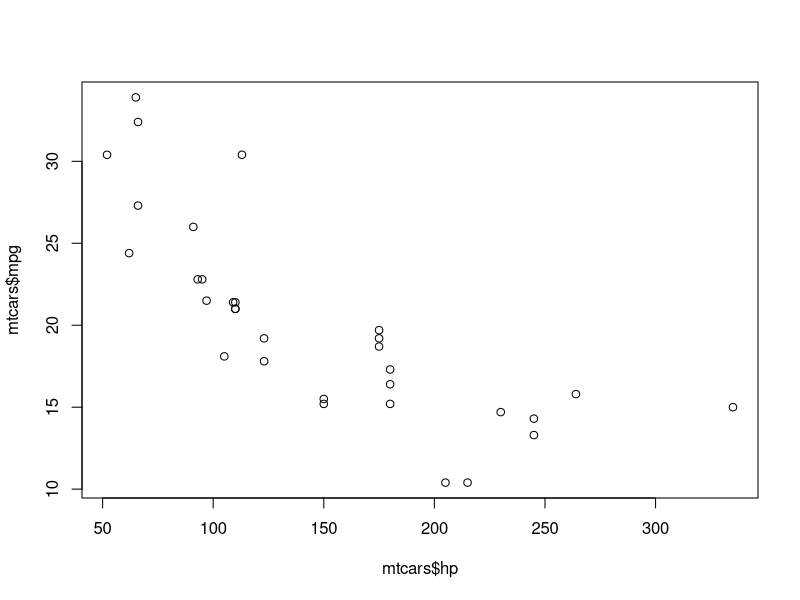
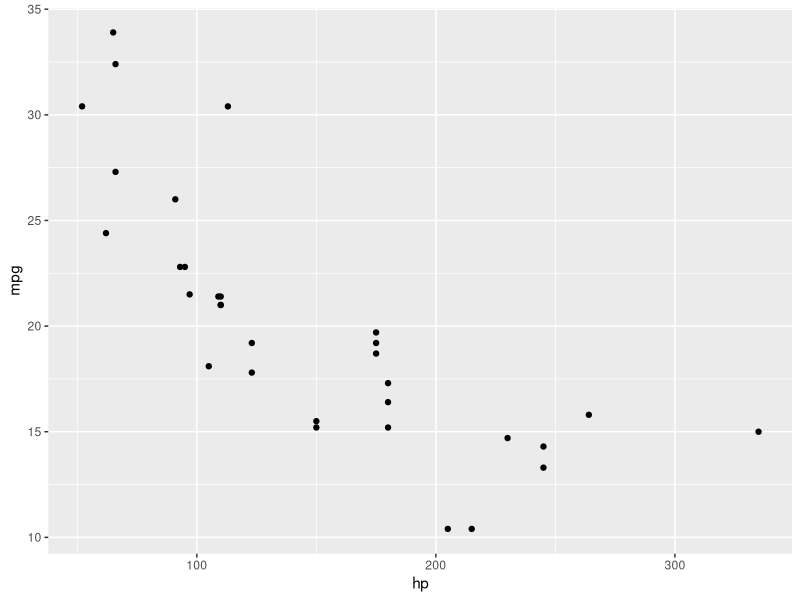
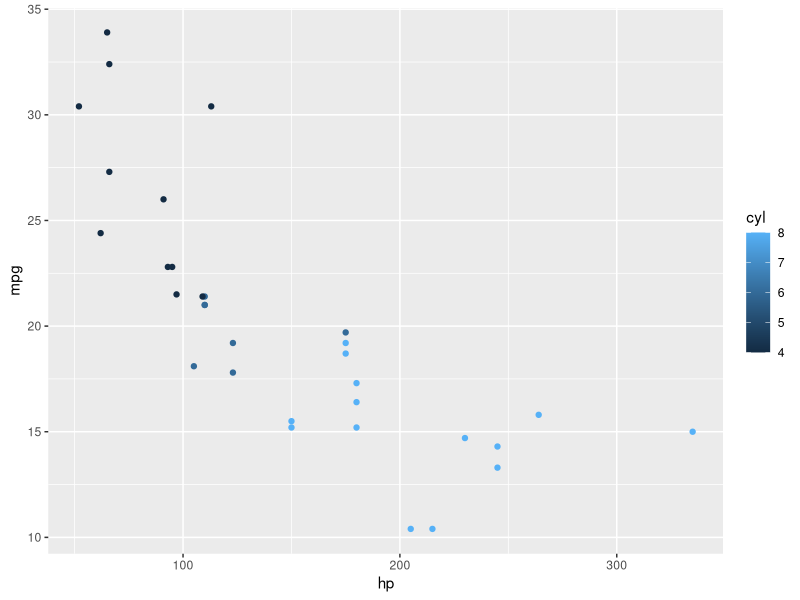
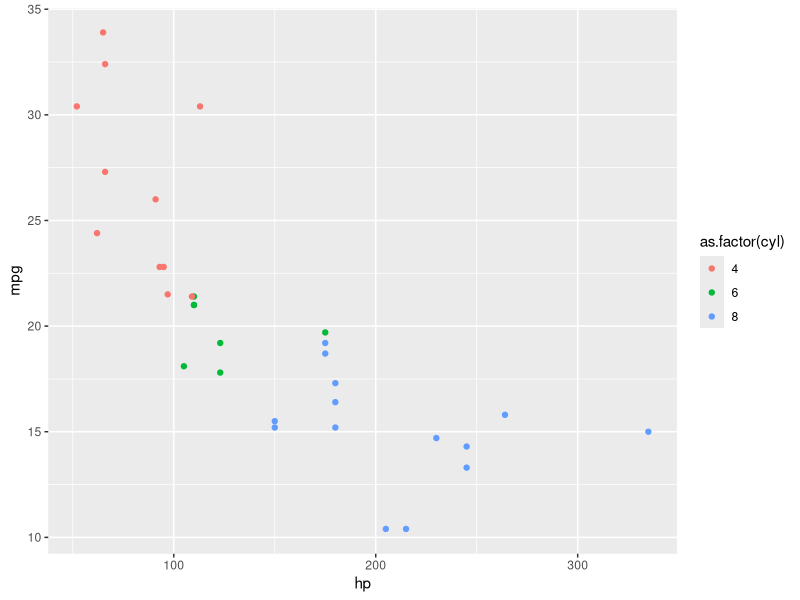
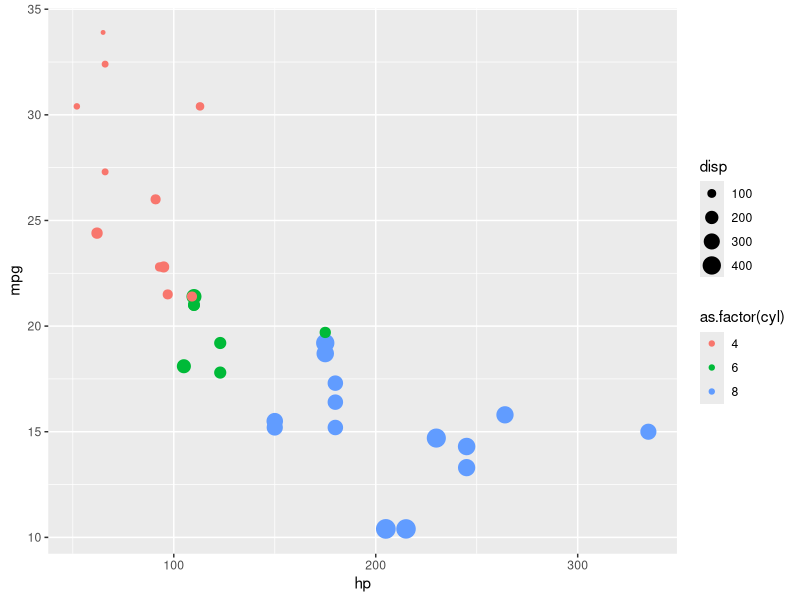
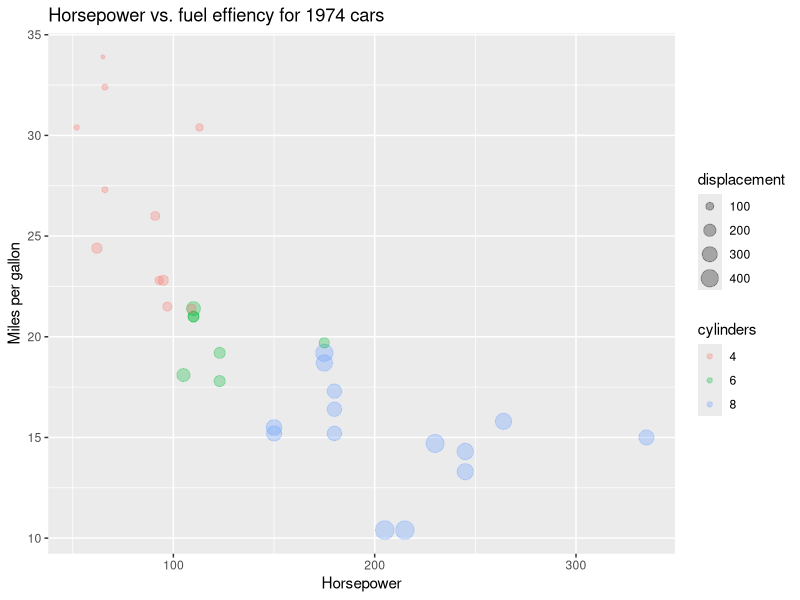
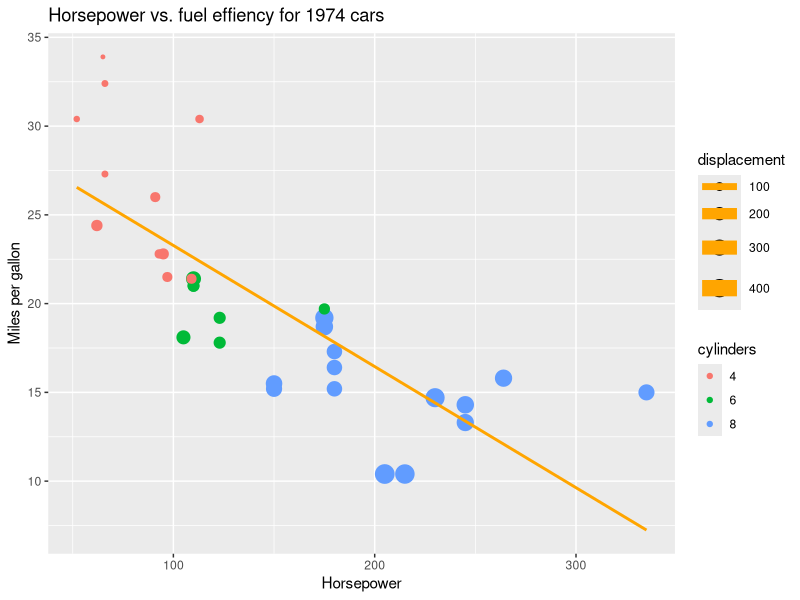
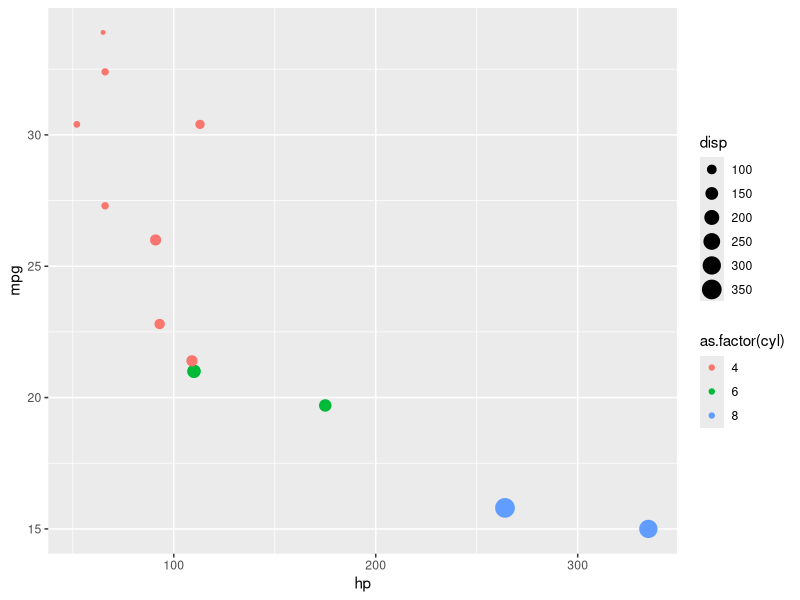

These charts were generated, in order, by the following R code:
## ---- chunk 1
knitr::opts_chunk$set(echo = TRUE, results = "markup")
library(tidyverse)
## ---- chunk 2
# This is 3 plus 3.
3 + 3  # A comment can be on the same line as code that is executed.
## ---- chunk 3
2 + 5
2 - 1
3 * 4
7 / 6
3 ^ 3
## ---- chunk 4
4 == 3  # Note that to compare if two things are equal, a double equal sign is used.
4 > 3   # greater than
4 >= 3  # greater than or equal to
4 < 3   # less than
4 <= 3  # less than or equal to
4 != 3  # not equal to
## ---- chunk 5
4 > 3 & 4 < 3  # Is 4 greater than 3 AND 4 less than 3?
4 > 3 | 4 < 3  # Is 4 greater than 3 OR 4 less than 3?
## ---- chunk 6
18 + 73
## ---- chunk 7
sum1 <- 18 + 73
## ---- chunk 8
sum1 + 45
sum1 * sum1
## ---- chunk 9
val1 <- 8
val2 <- "yellow"
val3 <- TRUE
## ---- chunk 10
val1
## ---- chunk 11
class(val1)
class(val2)
class(val3)
## ---- chunk 12
val4 <- 9 + 13
val4
## ---- chunk 13
val4
val4 <- val4 + 5
val4
## ---- chunk 14
# val1 + 5  this will work because val1 is an integer
# val2 + 5  this will cause an error because val2 is a character object
## ---- chunk 15
val1
as.character(val1)
## ---- chunk 16
# A sequence of numbers can be generated by using :
vec1 <- 1:40
vec1
# Other vectors can be made using the c() command to combine multiple values.
vec2 <- c(1.3, 2.9, 6.6, 3.0)
vec2
## ---- chunk 17
vec3 <- c(a = "apple", b = "orange", c = "mango", d = "banana", e = "guayaba")
vec3
## ---- chunk 18
vec4 <- c(1, "blue", 9)
vec4
## ---- chunk 19
vec5 <- vector("numeric", length = 10)
vec5
## ---- chunk 20
vec1 / 4
## ---- chunk 21
mean(vec1)
sum(vec1)
## ---- chunk 22
vec2
vec2 > 3
vec2 >= 3
## ---- chunk 23
vec3[2]
vec3[2:5]
## ---- chunk 24
vec2 < 4
vec2[vec2 < 4]
## ---- chunk 25
list1 <- list("a", 1, 6.3)
list1
## ---- chunk 26
list2 <- list(18, list1, c("G", "A", "T", "C"))
list2
## ---- chunk 27
list2[1]         # extract the first element of list2 as a list
class(list2[1])
list2[[1]]       # extract the first element of list2 as a value
class(list2[[1]])
list2[3]         # extract the third element of list2 as a list
list2[[3]]       # extract the third element of list2 as a vector
list2[[3]][1:2]  # extract a subset of the third element
## ---- chunk 28
df1 <- data.frame(x = 1:3, y = c("a", "b", "c"), z = c(TRUE, TRUE, FALSE))
df1
## ---- chunk 29
dim(df1)  # to see the dimensions of a dataframe (rows, columns)
str(df1)  # to see details about the columns of a dataframe
summary(df1)  # to get some summary statistics for the columns
## ---- chunk 30
df1$x     # extract the column named "x" from df1 as a vector
df1[1, ]  # extract the first row from df1 as a dataframe
df1[, 3]  # extract the third column from df1
df1[2, 3] # extract the value in the second row, third column
df1[df1$x == 2, ]  # extract the row where x = 2
df1[df1$z == TRUE, ]  # extract the rows where z = TRUE
## ---- chunk 31
colnames(df1)
colnames(df1) <- c("a", "b", "c")
df1
df1$x    # no longer works due to renaming!
## ---- chunk 32
df1
df1[2, 3] <- NA
df1
## ---- chunk 33
sample1 <- c(8, 12, 5, 13, 7)
mean(sample1)
# If the vector contains NA values, mean() returns NA.
sample2 <- c(8, 12, 5, 13, 7, NA)
mean(sample2)
# We can define the na.rm argument (remove NA) to ignore NA values.
mean(sample2, na.rm = TRUE)
## ---- chunk 34
hyp <- function(side1, side2) {
      sqrt((side1 ^ 2) + (side2 ^ 2))
}
hyp(3, 4)
hyp(5, 12)

## ---- chunk 35
library(tidyverse)
## ---- chunk 36
head(mtcars)       # to see the first six lines
str(mtcars)        # to see the structure, including dimensions
summary(mtcars)    # to see summary statistics of each column
glimpse(mtcars)    # this is the dplyr version of str()
## ---- chunk 37
select(mtcars, 6, 9, 1:3)           # dplyr
select(mtcars, wt, am, mpg:disp)    # dplyr; often better because columns are named
## ---- chunk 38
filter(mtcars, cyl == 4)                     # dplyr
filter(mtcars, cyl == 4, am == 1, mpg > 25)  # filter based on multiple columns
## ---- chunk 39
filter(mtcars, cyl %in% c(4, 8))
## ---- chunk 40
arrange(mtcars, desc(mpg))          # sort by mpg in descending order
arrange(mtcars, cyl, desc(mpg))     # sort by cyl, then mpg in descending order
## ---- chunk 41
mutate(mtcars, kmpl = mpg * 0.425)
## ---- chunk 42
mtcars_new <- mutate(mtcars, cars = rownames(mtcars))
head(mtcars_new)
## ---- chunk 43
group_by(mtcars, cyl) %>%               # group data by number of cylinders
      summarize(mean_mpg = mean(mpg))   # THEN find the mean mpg for each group
## ---- chunk 44
mtcars %>%
      group_by(cyl) %>%               
      summarize(mean_mpg = mean(mpg), mean_hp = mean(hp))   
## ---- chunk 45
mtcars %>%                                 # start with the original dataset
      mutate(cars = rownames(mtcars)) %>%  # THEN convert the row names to a column
      filter(cyl == 4) %>%                 # THEN filter the models with 4 cylinders
      arrange(desc(mpg)) %>%               # THEN sort by mpg, largest to smallest
      select(cars, mpg)                    # THEN show only the names and mpg
## ---- chunk 46
mtcars %>%                                            # check output in console
      mutate(cars = rownames(mtcars)) %>%
      filter(cyl == 8) %>%                   
      arrange(desc(mpg)) %>%              
      select(cars, mpg)               
mtcars_8_cyl <- mtcars %>%                            # save output to object
      mutate(cars = rownames(mtcars)) %>%
      filter(cyl == 8) %>%                   
      arrange(desc(mpg)) %>%              
      select(cars, mpg)               
## ---- chunk 47
plot(mtcars$mpg ~ mtcars$hp)  # ~ means "as a function of", so y ~ x
## ---- chunk 48
ggplot(mtcars, aes(x = hp, y = mpg)) +
      geom_point()
## ---- chunk 49
ggplot(mtcars, aes(x = hp, y = mpg, color = cyl)) +
      geom_point()
## ---- chunk 50
ggplot(mtcars, aes(x = hp, y = mpg, color = as.factor(cyl))) +
      geom_point()
## ---- chunk 51
ggplot(mtcars, aes(x = hp, y = mpg, color = as.factor(cyl), size = disp)) +
      geom_point()
## ---- chunk 52
ggplot(mtcars, aes(x = hp, y = mpg, color = as.factor(cyl), size = disp)) +
      geom_point(alpha = 0.3) +
      labs(x = "Horsepower", y = "Miles per gallon", 
           title = "Horsepower vs. fuel effiency for 1974 cars", 
           color = "cylinders", size = "displacement")
## ---- chunk 53
mygraph <- ggplot(mtcars, 
                  aes(x = hp, y = mpg, color = as.factor(cyl), size = disp)) +
      geom_point() +
      labs(x = "Horsepower", y = "Miles per gallon", 
           title = "Horsepower vs. fuel effiency for 1974 cars", 
           color = "cylinders", size = "displacement")

# add a regression line
mygraph +
      geom_smooth(method = "lm", color = "orange", se = FALSE)
## ---- chunk 54
# am == 1 denotes "foreign" (non-American) cars
mtcars %>%
      filter(am == 1) %>%
      ggplot(aes(x = hp, y = mpg, color = as.factor(cyl), size = disp)) +
      geom_point()
## ---- chunk 55
mygraph +
      geom_smooth(method = "lm", color = "orange", se = FALSE) +
      theme_classic()
## ---- chunk 56
mygraph +
      facet_grid(. ~ am)   # this creates a plot for each level of am
